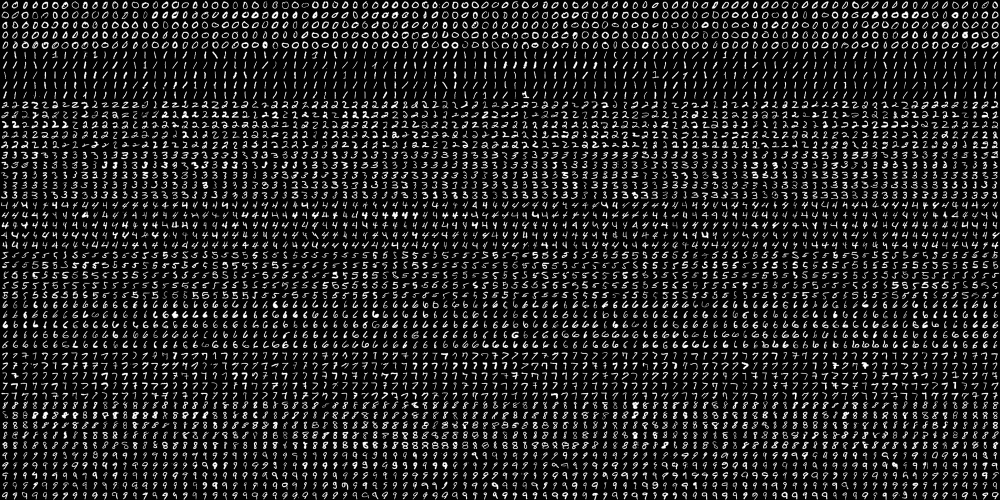
#> input picture Doh/digits.png, 2000 x 1000 px (shown at 1/2 size)
$ jupyter execute --allow-errors '1205 HOG2.ipynb'
#> lines starting #> are read from the running program, lines starting #| are printed output that depends on the picture
[cell 1]
import numpy as np
import cv2
import matplotlib.pyplot as plt

[cell 2]
digits = cv2.imread('digits.png', cv2.IMREAD_GRAYSCALE)
#> digits is the input picture: shape (1000, 2000); min 0, max 255, mean 33.8

h, w = digits.shape[:2]
#> h = 1000; w = 2000
hog = cv2.HOGDescriptor((20, 20), (10, 10), (5, 5), (5, 5), 9)

cells = [np.hsplit(row, w//20) for row in np.vsplit(digits, h//20)]
#> cells = 50 items
cells = np.array(cells)
print(cells.shape)
#| (50, 100, 20, 20)
cells = cells.reshape(-1, 20, 20)

desc = []
for img in cells:
    dd = hog.compute(img)
    desc.append(dd)
#> after the loop, desc = 5000 items

train_desc = np.array(desc).squeeze().astype(np.float32)
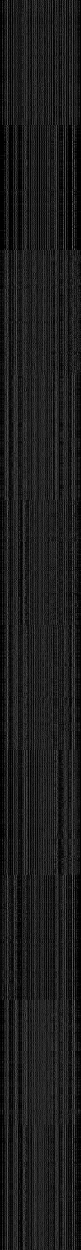
#> train_desc: shape (5000, 324) float32 (shown at 1/4 size); min 0, max 0.995, mean 0.111
train_labels = np.repeat(np.arange(10), len(train_desc)/10)
#> train_labels = 5000 values from 0 to 9

# Training SVM

svm = cv2.ml.SVM_create()
svm.setType(cv2.ml.SVM_C_SVC)
svm.setKernel(cv2.ml.SVM_RBF)
svm.setC(2.5)
svm.setGamma(0.50625)
svm.train(train_desc, cv2.ml.ROW_SAMPLE, train_labels)

# Tests

img = np.zeros((400, 400), np.uint8)

plt.imshow(img)
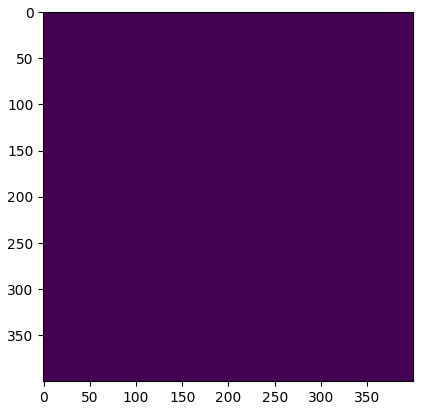
#> figure drawn by matplotlib, 1 panel

[cell 3]
train_desc.shape
#> Out = (5000, 324)

[cell 4]
plt.hist(train_desc[0])
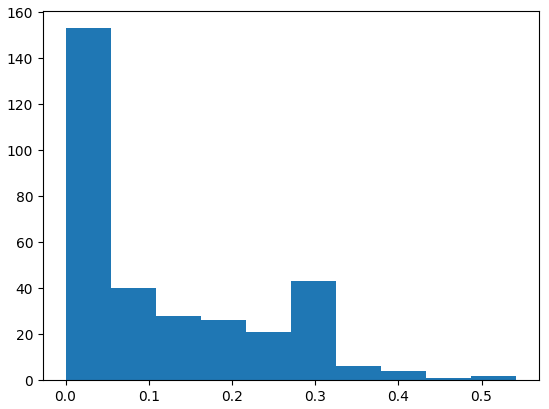
#> figure drawn by matplotlib, 1 panel; tallest bar 153 high, from x = 0 to 0.0542

[cell 5]
desc[0].shape
#> Out = (324,)

#> (a cell that did not finish here is left out)

[cell 7]
train_labels.shape
#> Out = (5000,)
